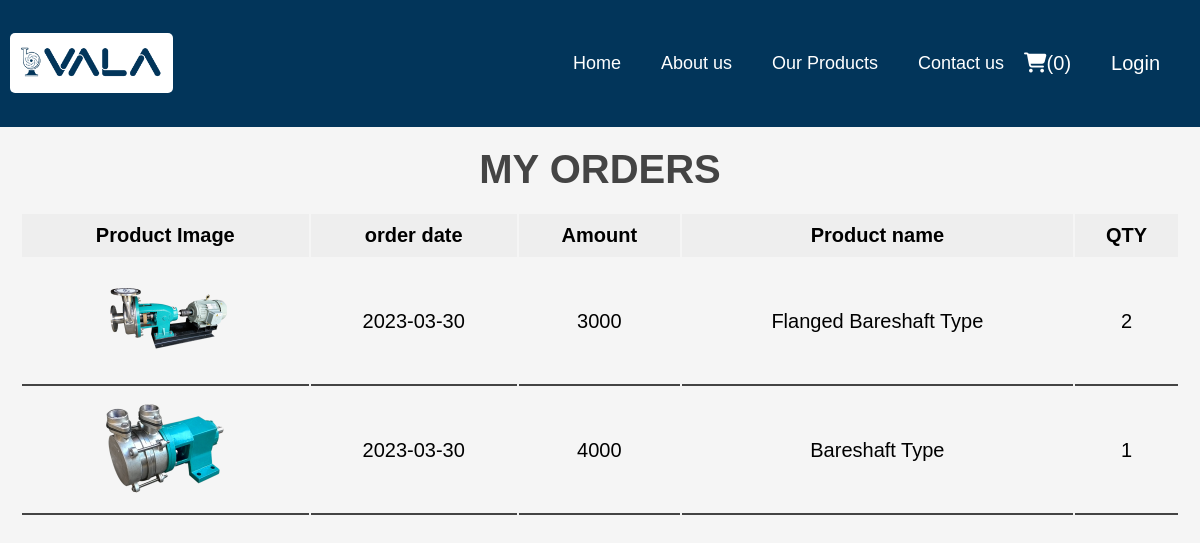
Page /my_order1.php?id=25 on the committed database.
### tables this page shows
CREATE TABLE `sales_details` (
  `sales_sales_id` int(11) NOT NULL,
  `product_product_id` int(11) NOT NULL,
  `QTY` int(11) NOT NULL
);

CREATE TABLE `product` (
  `product_id` int(11) NOT NULL,
  `product_name` varchar(30) NOT NULL,
  `QOH` int(11) NOT NULL,
  `price` float NOT NULL,
  `img` varchar(50) NOT NULL,
  `description` varchar(255) DEFAULT NULL,
  `status` tinyint(4) NOT NULL,
  `product_cate_id` int(11) NOT NULL
);

CREATE TABLE `sales` (
  `sales_id` int(11) NOT NULL,
  `Is_cancel` tinyint(1) DEFAULT 0,
  `sale_date` date NOT NULL,
  `total_amt` float NOT NULL,
  `payment_date` date NOT NULL,
  `d_address` varchar(150) NOT NULL,
  `d_status` tinyint(4) NOT NULL DEFAULT 0,
  `payment_type` varchar(10) NOT NULL,
  `user_id` int(11) NOT NULL
);

### my_order1.php (the view, shortened to what this page needs)
<?php
include 'config.php';
include 'navbar.php';
$s_id=$_GET['id'];
?>
<!DOCTYPE html>
<html lang="en">
<head>
   <link rel="stylesheet" href="https://cdnjs.cloudflare.com/ajax/libs/font-awesome/6.1.1/css/all.min.css">
   <link rel="stylesheet" href="css/admin_style.css">
</head>
<body>
<section class="show-products">
   <h1 class="heading">My Orders</h1>
   <div class="product-display">
<?php
$select = mysqli_query($conn,"SELECT sd.*,s.*,p.* FROM sales_details sd,sales s,product p WHERE sd.sales_sales_id=s.sales_id AND sd.product_product_id=p.product_id AND sd.sales_sales_id='$s_id' ORDER BY sales_id DESC");
?>
   <table class="product-display-table">
      <thead>
         <tr>
            <th>Product Image</th>
            <th>order date</th>
            <th>Amount</th>
            <th>Product name</th>
            <th>QTY</th>
         </tr>
      </thead>
      <?php
         $num = mysqli_num_rows($select);
         if($num>0){
         while($row = mysqli_fetch_assoc($select)){
      ?>
         <tr>
            <td><img src="uploadimage/<?php echo $row['img']; ?>" height="100" alt=""></td>
            <td><?php echo $row['sale_date']; ?></td>
            <td><?php echo $row['price']; ?></td>
            <td><?php echo $row['product_name']; ?></td>
            <td><?php echo $row['QTY']; ?></td>
         </tr>
            <?php
         }
      }else{
         echo '<p class="empty">No purchase detail available!</p>';
      }
   ?>
   </div>
</section>
</body>
</html>

### css/admin_style.css (style rules this page uses)
:root { --main-color:#2980b9; --orange:#f39c12; --red:#e74c3c; --black:#444; --white:#fff; --light-color:#777; --light-bg:#f5f5f5; --border:.2rem solid var(--black); --box-shadow:0 .5rem 1rem rgba(0,0,0,.1); --bg-color:#eee; }
* { font-family: 'Nunito', sans-serif; margin:0; padding:0; box-sizing: border-box; outline: none; border:none; text-decoration: none; }
html { font-size: 62.5%; overflow-x: hidden; }
body { background-color: var(--light-bg); }
section { padding:2rem; max-width: 1200px; margin:0 auto; }
.heading { font-size: 4rem; color:var(--black); margin-bottom: 2rem; text-align: center; text-transform: uppercase; }
.product-display { margin:2rem 0; }
.product-display .product-display-table { width: 100%; text-align: center; }
.product-display .product-display-table thead { background: var(--bg-color); }
.product-display .product-display-table th { padding:1rem; font-size: 2rem; }
.product-display .product-display-table td { padding:1rem; font-size: 2rem; border-bottom: var(--border); }

### navbar.php (style rules this page uses)
body { margin: 0; font-family: Arial, Helvetica, sans-serif; }

### rows in the picture
sales_details: product_product.img (picture), sales_sales.sale_date "2023-03-30", product_product.price "3000", product_product.product_name "Flanged Bareshaft Type", QTY "2"
sales_details: product_product.img (picture), sales_sales.sale_date "2023-03-30", product_product.price "4000", product_product.product_name "Bareshaft Type", QTY "1"

### other values in the picture
$count "0"
